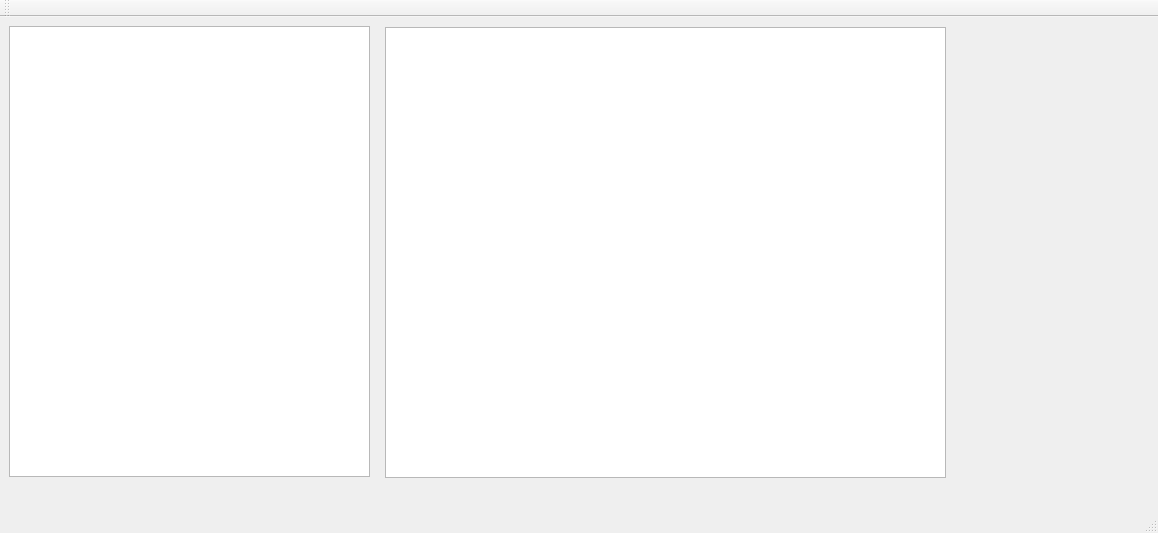
<?xml version="1.0" encoding="UTF-8"?>
<ui version="4.0">
 <class>AirportInspectorViewerClass</class>
 <widget class="QMainWindow" name="AirportInspectorViewerClass">
  <property name="geometry">
   <rect>
    <x>0</x>
    <y>0</y>
    <width>1158</width>
    <height>533</height>
   </rect>
  </property>
  <property name="windowTitle">
   <string>Инспектор аэропортов</string>
  </property>
  <property name="windowIcon">
   <iconset theme="QIcon::ThemeIcon::DocumentSend"/>
  </property>
  <widget class="QWidget" name="centralWidget">
   <widget class="QTableView" name="airports">
    <property name="geometry">
     <rect>
      <x>9</x>
      <y>9</y>
      <width>361</width>
      <height>451</height>
     </rect>
    </property>
   </widget>
   <widget class="QTableView" name="flights">
    <property name="geometry">
     <rect>
      <x>385</x>
      <y>10</y>
      <width>561</width>
      <height>451</height>
     </rect>
    </property>
   </widget>
  </widget>
  <widget class="QMenuBar" name="menuBar">
   <property name="geometry">
    <rect>
     <x>0</x>
     <y>0</y>
     <width>1158</width>
     <height>21</height>
    </rect>
   </property>
  </widget>
  <widget class="QToolBar" name="mainToolBar">
   <attribute name="toolBarArea">
    <enum>TopToolBarArea</enum>
   </attribute>
   <attribute name="toolBarBreak">
    <bool>false</bool>
   </attribute>
  </widget>
  <widget class="QStatusBar" name="statusBar"/>
 </widget>
 <layoutdefault spacing="6" margin="11"/>
 <resources/>
 <connections/>
</ui>
